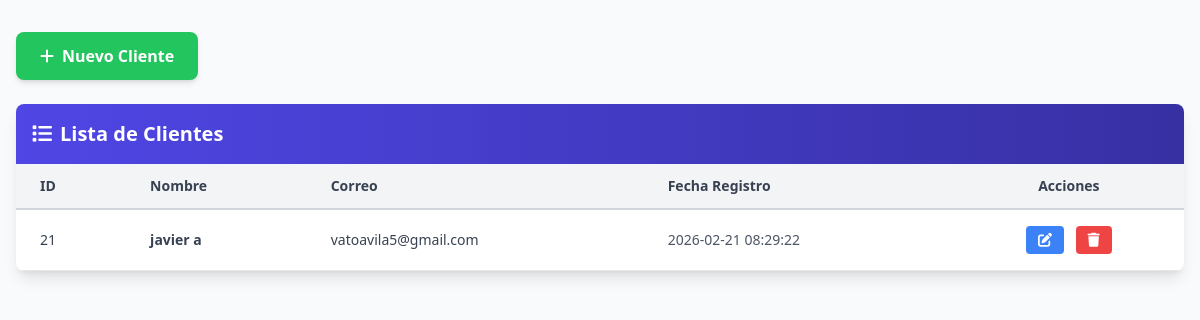
Page /client/clientes.php on the earlier database version.
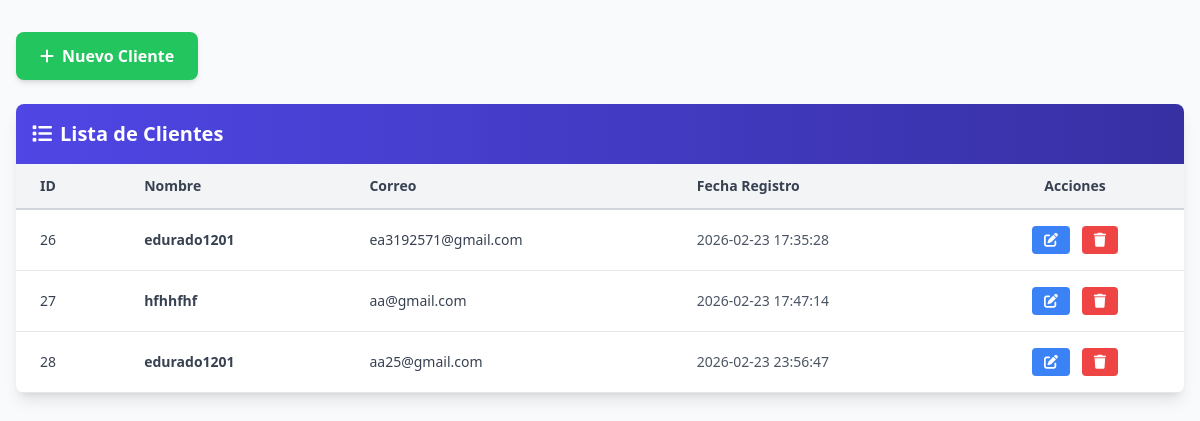
Same page on the later database version.
### tables this page shows
CREATE TABLE `clientes` (
  `id_cliente` int(11) NOT NULL,
  `id_usuario` int(11) NOT NULL,
  `nombre` varchar(100) NOT NULL,
  `estado` enum('activo','bloqueado') DEFAULT 'activo',
  `fecha_registro` timestamp NOT NULL DEFAULT current_timestamp()
);

CREATE TABLE `usuarios` (
  `id_usuario` int(11) NOT NULL,
  `nombre` varchar(100) NOT NULL,
  `correo` varchar(100) NOT NULL,
  `contraseña` varchar(255) NOT NULL,
  `estado` enum('activo','inactivo') DEFAULT 'activo',
  `fecha_creacion` timestamp NOT NULL DEFAULT current_timestamp(),
  `id_rol` int(11) NOT NULL
);

### client/clientes.php (the view, shortened to what this page needs)
<?php
require_once '../core/conexion.php';
$sql = "SELECT
            clientes.id_usuario,
            clientes.nombre,
            clientes.estado,
            clientes.fecha_registro,
            usuarios.correo
        FROM clientes
        INNER JOIN usuarios
            ON clientes.id_usuario = usuarios.id_usuario";
$resultado = mysqli_query($conexion, $sql);
?>
<!DOCTYPE html>
<html lang="es">
<head>
    <script src="https://cdn.tailwindcss.com"></script>
    <link rel="stylesheet" href="https://cdnjs.cloudflare.com/ajax/libs/font-awesome/6.4.0/css/all.min.css">
</head>
<body class="bg-gray-50">
    <div class="min-h-screen">
        <main class="max-w-7xl mx-auto px-4 py-8">
            <div class="mb-6">
                <button onclick="toggleFormulario('crear')" class="bg-green-500 hover:bg-green-600 text-white px-6 py-3 rounded-lg font-semibold transition shadow-md flex items-center gap-2">
                    <i class="fas fa-plus"></i> Nuevo Cliente
                </button>
            </div>
            <div class="bg-white rounded-lg shadow-lg overflow-hidden">
                <div class="bg-gradient-to-r from-indigo-600 to-indigo-800 text-white p-4">
                    <h2 class="text-xl font-bold flex items-center gap-2">
                        <i class="fas fa-list"></i> Lista de Clientes
                    </h2>
                </div>
<div class="overflow-x-auto">
    <table class="w-full">
        <thead>
            <tr class="bg-gray-100 border-b-2 border-gray-300">
                <th class="px-6 py-3 text-left text-sm font-semibold text-gray-700">ID</th>
                <th class="px-6 py-3 text-left text-sm font-semibold text-gray-700">Nombre</th>
                <th class="px-6 py-3 text-left text-sm font-semibold text-gray-700">Correo</th>
                <th class="px-6 py-3 text-left text-sm font-semibold text-gray-700">Fecha Registro</th>
                <th class="px-6 py-3 text-center text-sm font-semibold text-gray-700">Acciones</th>
            </tr>
        </thead>
        <tbody>
            <?php while($fila = mysqli_fetch_assoc($resultado)) { ?>
                <tr class="border-b border-gray-200 hover:bg-gray-50 transition">
                    <td class="px-6 py-4 text-sm text-gray-700">
                        <?php echo $fila['id_usuario']; ?>
                    </td>
                    <td class="px-6 py-4 text-sm text-gray-700 font-semibold">
                        <?php echo $fila['nombre']; ?>
                    </td>
                    <td class="px-6 py-4 text-sm text-gray-700">
                        <?php echo $fila['correo']; ?>
                    </td>
                    <td class="px-6 py-4 text-sm text-gray-600">
                        <?php echo $fila['fecha_registro']; ?>
                    </td>
                    <td class="px-6 py-4 text-sm text-center">
                        <button
                            class="btn-editar bg-blue-500 hover:bg-blue-600 text-white px-3 py-1 rounded mr-2 transition"
                            data-id="<?php echo $fila['id_usuario']; ?>">
                            <i class="fas fa-edit"></i>
                        </button>
                        <button
                            class="btn-eliminar bg-red-500 hover:bg-red-600 text-white px-3 py-1 rounded transition"
                            data-id="<?php echo $fila['id_usuario']; ?>">
                            <i class="fas fa-trash"></i>
                        </button>
                    </td>
                </tr>
            <?php } ?>
        </tbody>
    </table>
</div>
</div>
</body>
</html>

Differences in the rows shown:
removed clientes: id_usuario "21", nombre "javier a", id_usuario.correo "vatoavila5@gmail.com", fecha_registro "2026-02-21 08:29:22"
added clientes: id_usuario "26", nombre "edurado1201", id_usuario.correo "ea3192571@gmail.com", fecha_registro "2026-02-23 17:35:28"
added clientes: id_usuario "27", nombre "hfhhfhf", id_usuario.correo "aa@gmail.com", fecha_registro "2026-02-23 17:47:14"
added clientes: id_usuario "28", nombre "edurado1201", id_usuario.correo "aa25@gmail.com", fecha_registro "2026-02-23 23:56:47"
